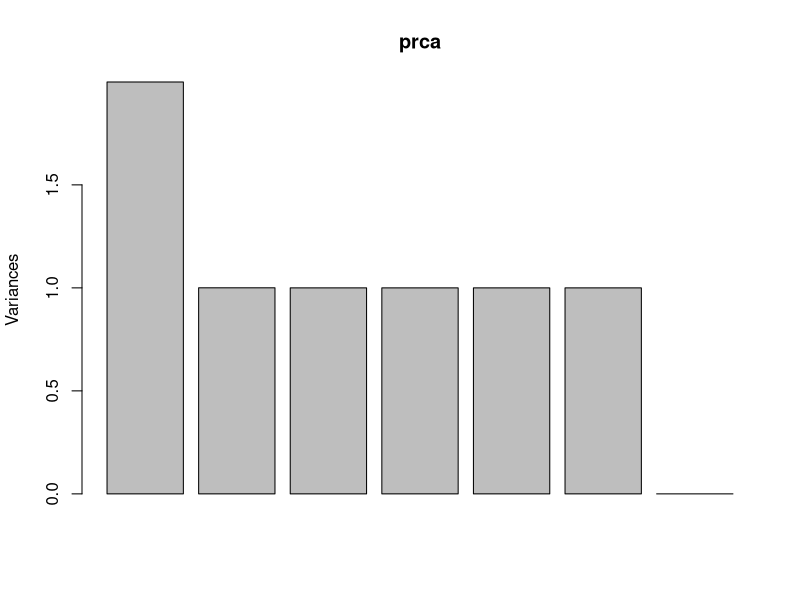

This figure's R source:

data <- read.table("T1-9.dat")

subdata = data[,-1]
countryName = data[,1]

# a
correlation_matrix = cor(subdata)

eigenlist <- eigen(correlation_matrix)

eigenValues<- eigenlist$values
eigenVector<- eigenlist$vectors

# b
prca <- prcomp(eigenVector, rank. = 2, scale. = TRUE)

summary(prca)
#print(prca)

# c
plot(prca)


#d

library(plyr)
a1 <- prca$rotation[,1]
center <- prca$center
scale <- prca$scale
hm <- as.matrix(subdata)
prca_score <- drop(scale(hm,center = center,scale = scale) %*% a1)
prca_score<- data.frame(prca_score)
prca_score<- cbind(countryName,prca_score)
colnames(prca_score) <- c("Country","Score")
arrange(prca_score,desc(Score))


